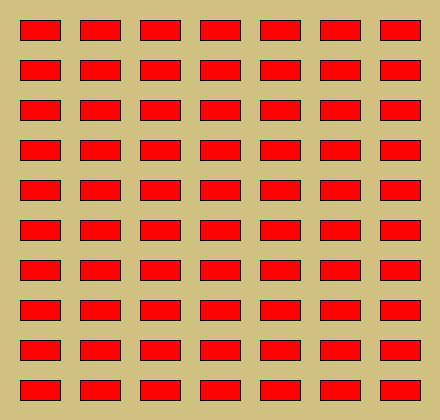
Frame 1 (no input)
Frame 60 (the mouse pressed at the canvas centre just before this capture): identical to frame 1, image omitted
Frame 120 (the mouse held since frame 60 and released just before this capture): identical to frame 1, image omitted

The Processing sketch that drew this single still picture (run headless with seeded random() and noise(); from frame 60 on, the mouse is pressed at the canvas centre):

// Processing sketch: ejercicio_19
// ── ejercicio_19.pde
PVector coordenadasRect; 
int ancho, alto, distEntreRect;

public void setup(){
  size(440,420);
  distEntreRect = 20;
  ancho=40;
  alto=20;
  coordenadasRect = new PVector(distEntreRect,distEntreRect);
}

public void draw(){
  background(#D1C181);
  fill(#FF0303);
  stroke(#000000);
  dibujarRectangulos();
}

public void dibujarRectangulos(){
  for(float x=coordenadasRect.x;x<width;x+= (ancho+distEntreRect)){
    for(float y=coordenadasRect.y;y<height;y+= (alto+distEntreRect)){
      rect(x,y,ancho,alto);
    }
  }
}
    
